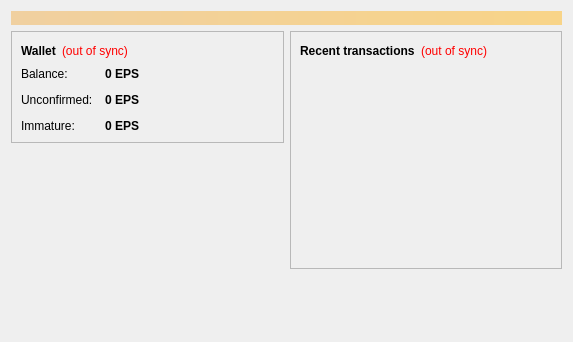
<?xml version="1.0" encoding="UTF-8"?>
<ui version="4.0">
 <class>OverviewPage</class>
 <widget class="QWidget" name="OverviewPage">
  <property name="geometry">
   <rect>
    <x>0</x>
    <y>0</y>
    <width>573</width>
    <height>342</height>
   </rect>
  </property>
  <property name="windowTitle">
   <string>Form</string>
  </property>
  <layout class="QVBoxLayout" name="topLayout">
   <item>
    <widget class="QLabel" name="labelAlerts">
     <property name="visible">
      <bool>false</bool>
     </property>
     <property name="styleSheet">
      <string notr="true">background-color: qlineargradient(x1: 0, y1: 0, x2: 1, y2: 0, stop:0 #F0D0A0, stop:1 #F8D488); color:#000000;</string>
     </property>
     <property name="wordWrap">
      <bool>true</bool>
     </property>
     <property name="margin">
      <number>3</number>
     </property>
    </widget>
   </item>
   <item>
    <layout class="QHBoxLayout" name="horizontalLayout" stretch="1,1">
     <item>
      <layout class="QVBoxLayout" name="verticalLayout_2">
       <item>
        <widget class="QFrame" name="frame">
         <property name="frameShape">
          <enum>QFrame::StyledPanel</enum>
         </property>
         <property name="frameShadow">
          <enum>QFrame::Raised</enum>
         </property>
         <layout class="QVBoxLayout" name="verticalLayout_4">
          <item>
           <layout class="QHBoxLayout" name="horizontalLayout_4">
            <item>
             <widget class="QLabel" name="label_5">
              <property name="font">
               <font>
                <weight>75</weight>
                <bold>true</bold>
               </font>
              </property>
              <property name="text">
               <string>Wallet</string>
              </property>
             </widget>
            </item>
            <item>
             <widget class="QLabel" name="labelWalletStatus">
              <property name="toolTip">
               <string>The displayed information may be out of date. Your wallet automatically synchronizes with the Eclipse network after a connection is established, but this process has not completed yet.</string>
              </property>
              <property name="styleSheet">
               <string notr="true">QLabel { color: red; }</string>
              </property>
              <property name="text">
               <string notr="true">(out of sync)</string>
              </property>
              <property name="alignment">
               <set>Qt::AlignLeading|Qt::AlignLeft|Qt::AlignVCenter</set>
              </property>
             </widget>
            </item>
            <item>
             <spacer name="horizontalSpacer_2">
              <property name="orientation">
               <enum>Qt::Horizontal</enum>
              </property>
              <property name="sizeHint" stdset="0">
               <size>
                <width>40</width>
                <height>20</height>
               </size>
              </property>
             </spacer>
            </item>
           </layout>
          </item>
          <item>
           <layout class="QFormLayout" name="formLayout_2">
            <property name="fieldGrowthPolicy">
             <enum>QFormLayout::AllNonFixedFieldsGrow</enum>
            </property>
            <property name="horizontalSpacing">
             <number>12</number>
            </property>
            <property name="verticalSpacing">
             <number>12</number>
            </property>
            <item row="0" column="0">
             <widget class="QLabel" name="label">
              <property name="text">
               <string>Balance:</string>
              </property>
             </widget>
            </item>
            <item row="0" column="1">
             <widget class="QLabel" name="labelBalance">
              <property name="font">
               <font>
                <weight>75</weight>
                <bold>true</bold>
               </font>
              </property>
              <property name="cursor">
               <cursorShape>IBeamCursor</cursorShape>
              </property>
              <property name="toolTip">
               <string>Your current balance</string>
              </property>
              <property name="text">
               <string notr="true">0 EPS</string>
              </property>
              <property name="textInteractionFlags">
               <set>Qt::LinksAccessibleByMouse|Qt::TextSelectableByKeyboard|Qt::TextSelectableByMouse</set>
              </property>
             </widget>
            </item>
            <item row="1" column="0">
             <widget class="QLabel" name="label_3">
              <property name="text">
               <string>Unconfirmed:</string>
              </property>
             </widget>
            </item>
            <item row="1" column="1">
             <widget class="QLabel" name="labelUnconfirmed">
              <property name="font">
               <font>
                <weight>75</weight>
                <bold>true</bold>
               </font>
              </property>
              <property name="cursor">
               <cursorShape>IBeamCursor</cursorShape>
              </property>
              <property name="toolTip">
               <string>Total of transactions that have yet to be confirmed, and do not yet count toward the current balance</string>
              </property>
              <property name="text">
               <string notr="true">0 EPS</string>
              </property>
              <property name="textInteractionFlags">
               <set>Qt::LinksAccessibleByMouse|Qt::TextSelectableByKeyboard|Qt::TextSelectableByMouse</set>
              </property>
             </widget>
            </item>
            <item row="2" column="0">
             <widget class="QLabel" name="labelImmatureText">
              <property name="text">
               <string>Immature:</string>
              </property>
             </widget>
            </item>
            <item row="2" column="1">
             <widget class="QLabel" name="labelImmature">
              <property name="font">
               <font>
                <weight>75</weight>
                <bold>true</bold>
               </font>
              </property>
              <property name="toolTip">
               <string>Mined balance that has not yet matured</string>
              </property>
              <property name="text">
               <string notr="true">0 EPS</string>
              </property>
              <property name="textInteractionFlags">
               <set>Qt::LinksAccessibleByMouse|Qt::TextSelectableByKeyboard|Qt::TextSelectableByMouse</set>
              </property>
             </widget>
            </item>
           </layout>
          </item>
         </layout>
        </widget>
       </item>
       <item>
        <spacer name="verticalSpacer">
         <property name="orientation">
          <enum>Qt::Vertical</enum>
         </property>
         <property name="sizeHint" stdset="0">
          <size>
           <width>20</width>
           <height>40</height>
          </size>
         </property>
        </spacer>
       </item>
      </layout>
     </item>
     <item>
      <layout class="QVBoxLayout" name="verticalLayout_3">
       <item>
        <widget class="QFrame" name="frame_2">
         <property name="frameShape">
          <enum>QFrame::StyledPanel</enum>
         </property>
         <property name="frameShadow">
          <enum>QFrame::Raised</enum>
         </property>
         <layout class="QVBoxLayout" name="verticalLayout">
          <item>
           <layout class="QHBoxLayout" name="horizontalLayout_2">
            <item>
             <widget class="QLabel" name="label_4">
              <property name="text">
               <string>&lt;b&gt;Recent transactions&lt;/b&gt;</string>
              </property>
             </widget>
            </item>
            <item>
             <widget class="QLabel" name="labelTransactionsStatus">
              <property name="toolTip">
               <string>The displayed information may be out of date. Your wallet automatically synchronizes with the Eclipse network after a connection is established, but this process has not completed yet.</string>
              </property>
              <property name="styleSheet">
               <string notr="true">QLabel { color: red; }</string>
              </property>
              <property name="text">
               <string notr="true">(out of sync)</string>
              </property>
              <property name="alignment">
               <set>Qt::AlignRight|Qt::AlignTrailing|Qt::AlignVCenter</set>
              </property>
             </widget>
            </item>
            <item>
             <spacer name="horizontalSpacer">
              <property name="orientation">
               <enum>Qt::Horizontal</enum>
              </property>
              <property name="sizeHint" stdset="0">
               <size>
                <width>40</width>
                <height>20</height>
               </size>
              </property>
             </spacer>
            </item>
           </layout>
          </item>
          <item>
           <widget class="QListView" name="listTransactions">
            <property name="styleSheet">
             <string notr="true">QListView { background: transparent; }</string>
            </property>
            <property name="frameShape">
             <enum>QFrame::NoFrame</enum>
            </property>
            <property name="verticalScrollBarPolicy">
             <enum>Qt::ScrollBarAlwaysOff</enum>
            </property>
            <property name="horizontalScrollBarPolicy">
             <enum>Qt::ScrollBarAlwaysOff</enum>
            </property>
            <property name="selectionMode">
             <enum>QAbstractItemView::NoSelection</enum>
            </property>
           </widget>
          </item>
         </layout>
        </widget>
       </item>
       <item>
        <spacer name="verticalSpacer_2">
         <property name="orientation">
          <enum>Qt::Vertical</enum>
         </property>
         <property name="sizeHint" stdset="0">
          <size>
           <width>20</width>
           <height>40</height>
          </size>
         </property>
        </spacer>
       </item>
      </layout>
     </item>
    </layout>
   </item>
  </layout>
 </widget>
 <resources/>
 <connections/>
</ui>
